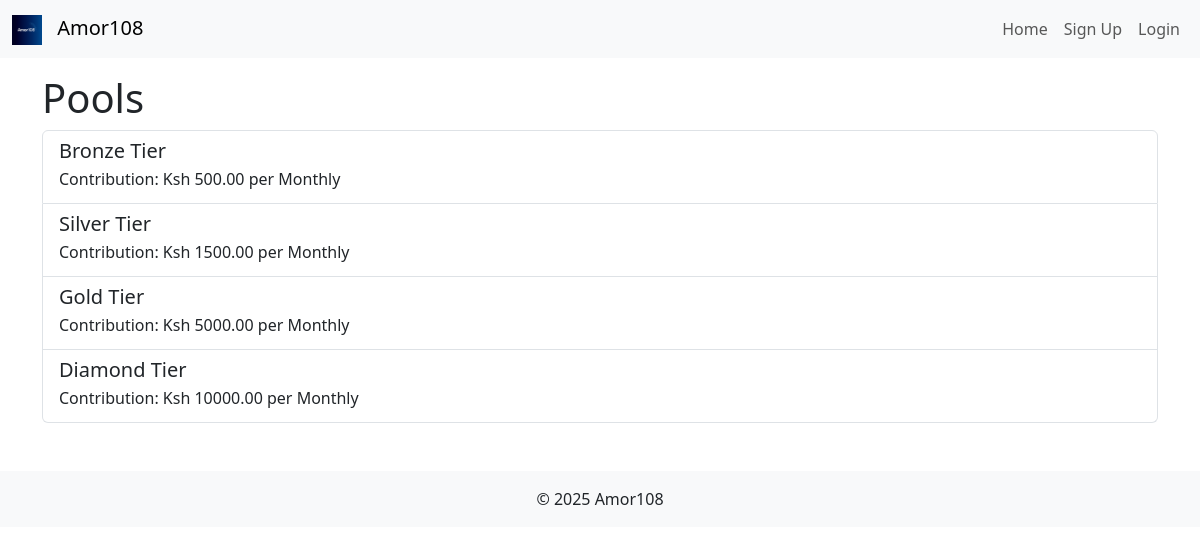
The app's page /amor108/pools/, older data.
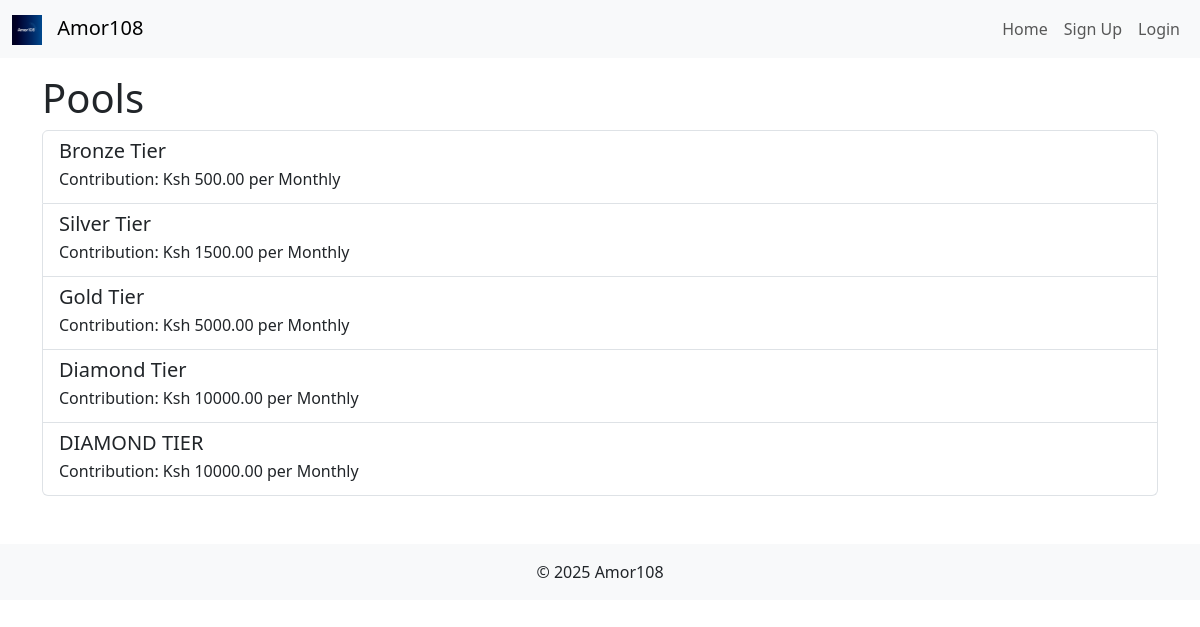
The same page, newer data.
### pools/models.py (models this page shows, shortened)
class Pool(models.Model):
    CONTRIBUTION_FREQUENCY_CHOICES = (
        ('DAILY', 'Daily'),
        ('MONTHLY', 'Monthly'),
    )
    name = models.CharField(max_length=100, unique=True)
    description = models.TextField(blank=True)
    contribution_amount = models.DecimalField(max_digits=10, decimal_places=2)
    contribution_frequency = models.CharField(max_length=10, choices=CONTRIBUTION_FREQUENCY_CHOICES)
    member_limit = models.PositiveIntegerField()
    is_active = models.BooleanField(default=True)
    is_locked = models.BooleanField(default=False, help_text="Automatically locked when member limit is reached.")
    creation_date = models.DateTimeField(auto_now_add=True)
    allow_guarantees = models.BooleanField(default=False, help_text="Allows members of this pool to guarantee loans.")
    guarantee_exposure_limit = models.DecimalField(
        max_digits=12,
        decimal_places=2,
        default=0.00,
        help_text="Maximum total amount a member can guarantee."
    )
    manager = models.ForeignKey(
        settings.AUTH_USER_MODEL,
        on_delete=models.SET_NULL,
        null=True,
        blank=True,
        related_name='managed_pools',
        limit_choices_to={'user_type__in': ['director', 'admin', 'founder']},
        help_text="The user responsible for managing this pool."
    )
    members = models.ManyToManyField(
        settings.AUTH_USER_MODEL,
        related_name='pools',
        blank=True
    )

### amor108/views.py (the view)
# urls.py: path('pools/', views.pool_list, name='pool_list'),
def pool_list(request):
    pools = Pool.objects.all()
    return render(request, 'amor108/pools.html', {'pools': pools})

### notifications/context_processors.py (called while the page is built, shortened)
def user_notifications(request):
    return {}

### amor108/templates/amor108/pools.html (shortened to what this page needs)
{% extends 'amor108/dashboard_base.html' %}
{% block content %}
<div class="container">
    <h1>Pools</h1>
    <div class="list-group">
        {% for pool in pools %}
            <a href="{% url 'amor108:pool_detail' pool.id %}" class="list-group-item list-group-item-action">
                <div class="d-flex w-100 justify-content-between">
                    <h5 class="mb-1">{{ pool.name }}</h5>
                </div>
                <p class="mb-1">Contribution: Ksh {{ pool.contribution_amount }} per {{ pool.get_contribution_frequency_display }}</p>
            </a>
        {% endfor %}
    </div>
</div>
{% endblock %}

Row changes from the older to the newer data that the page shows:
added Pool: name "DIAMOND TIER", contribution_amount "10000.00", contribution_frequency "Monthly"
